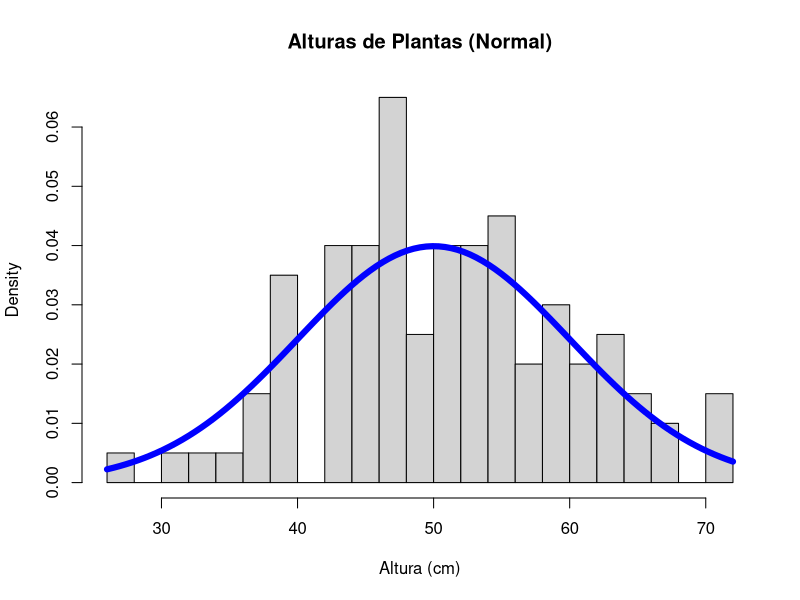
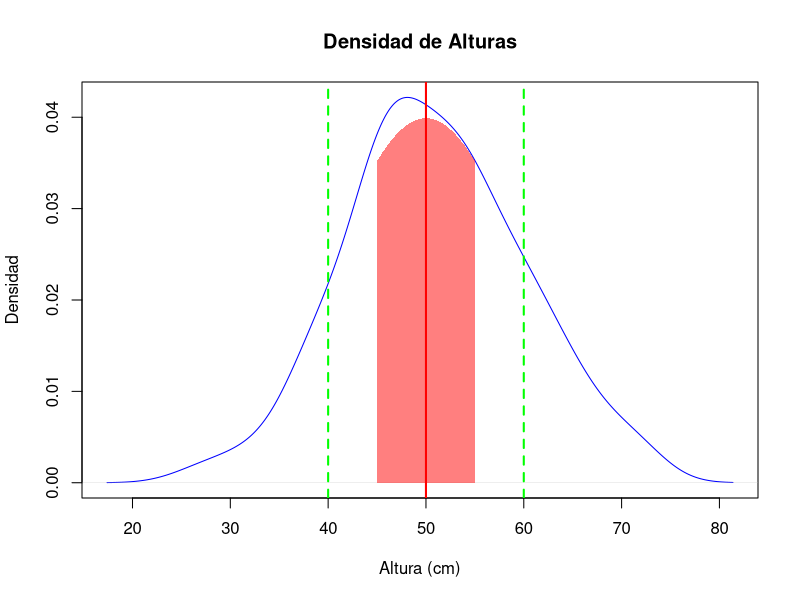
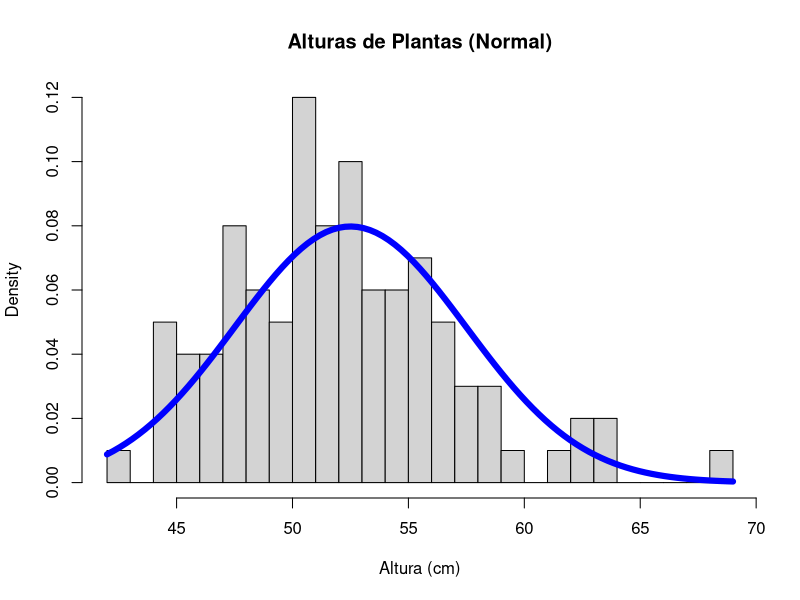
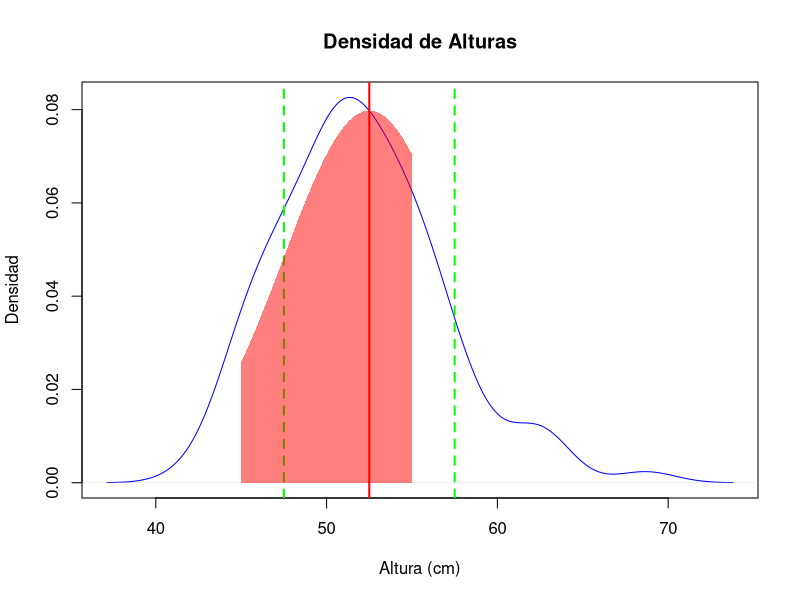
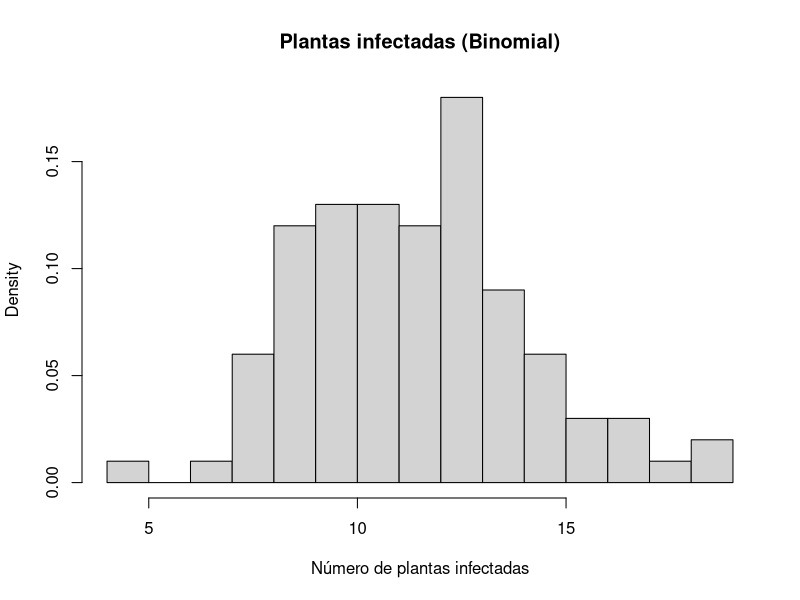
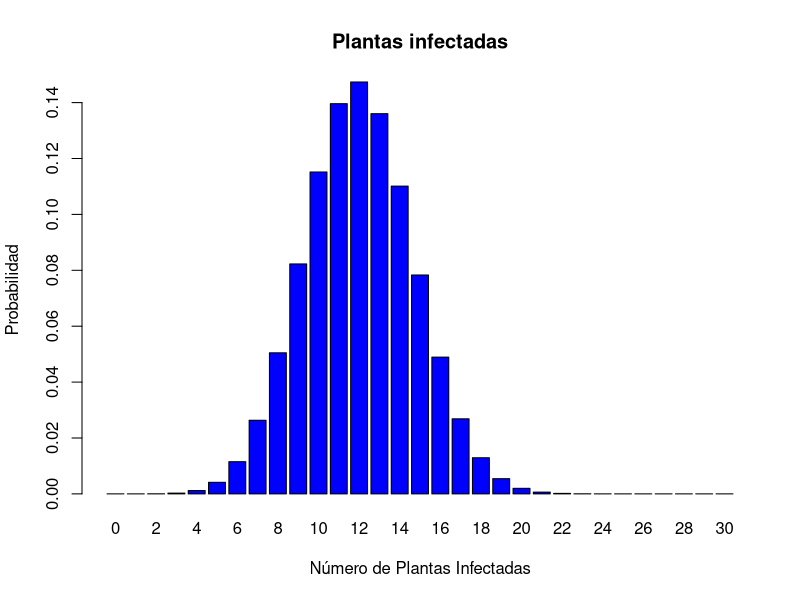
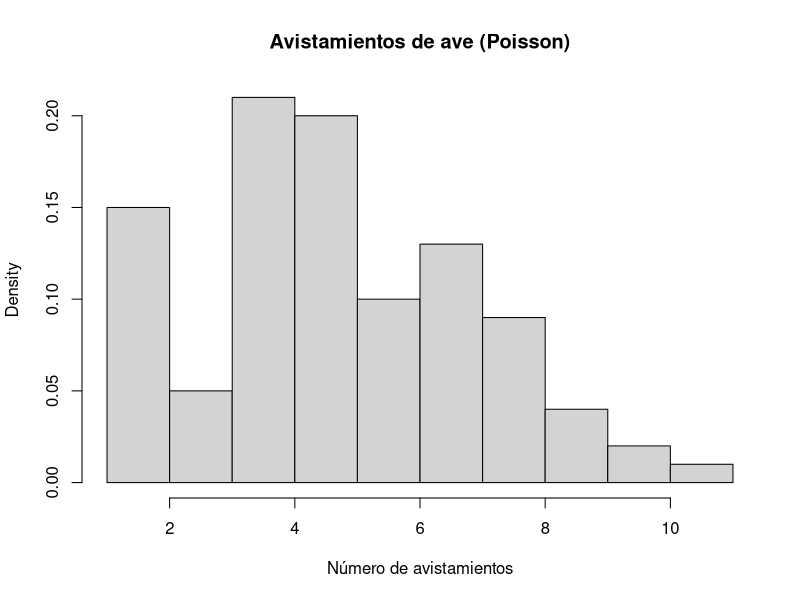
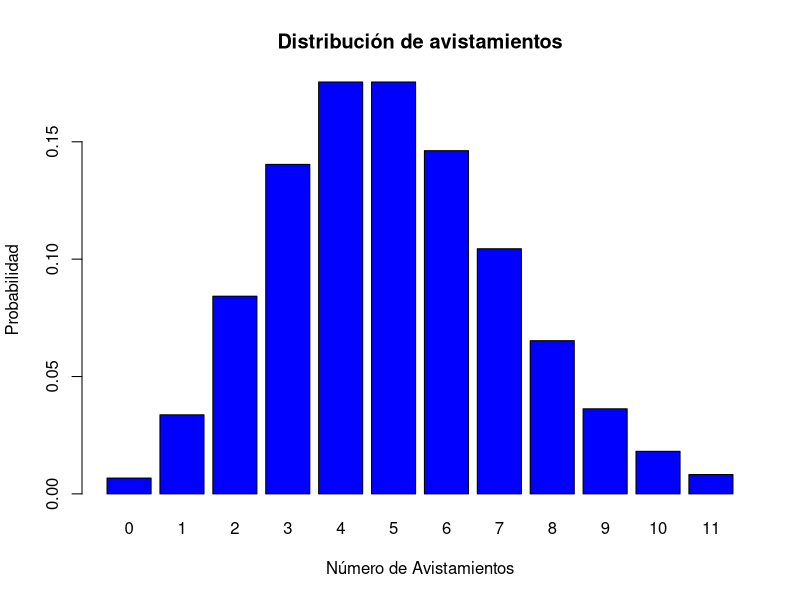

Write the R code that produced these figures, in order.
# UNIVERSIDAD DE NARIÑO
# FACULTAD DE CIENCIAS EXACTAS Y NATURALES
# PROGRAMA DE BIOLOGÍA
# Asignatura: Análisis de datos II
# Profesor: Jhon Jairo Calderón – Diego E. Martinez Revelo
#
# Distribuciones de probabilidad
  #
  # Configuración inicial
  set.seed(123)
  #
# 1. Distribución Normal
  #
  # Descripción
  # Simulamos alturas de plantas para estudiar la variabilidad en una población 
  # de cultivo.
  # La distribución normal se define por dos parámetros:
  # - mu (μ): Media, que representa el valor promedio alrededor del cual se 
  # distribuyen los datos.
  # - sigma (σ): Desviación estándar, que indica la cantidad de variabilidad o 
  # dispersión de los datos alrededor de la media.
  #
  # Pregunta
  # ¿Cuál es la probabilidad de que una planta tenga una altura entre 45 y 55 cm?
  #
  # Simulación del experimento
  mu <- 50       # Media de altura (cm)
  sigma <- 10    # Desviación estándar (cm)
  heights <- rnorm(100, mean = mu, sd = sigma) # se midió 100 veces
  #
  # Cálculo de probabilidad
  prob_height <- pnorm(55, mean = mu, sd = sigma) - pnorm(45, mean = mu, sd = sigma)
  #
  # Definir los límites
  a <- 45
  b <- 55
  #
  # Calcular las probabilidades acumuladas
  p_a <- pnorm(a, mean = mu, sd = sigma)  # P(X < 45)
  p_b <- pnorm(b, mean = mu, sd = sigma)  # P(X < 55)
  #
  # Calcular la probabilidad de que X esté entre a y b
  probabilidad_nor <- p_b - p_a
  probabilidad_nor
  #
  # Gráfico para Distribución Normal
  hist(heights, breaks = 30, main = "Alturas de Plantas (Normal)", 
       xlab = "Altura (cm)", freq = FALSE, col = "lightgrey")
  curve(dnorm(x, mean = mu, sd = sigma), add = TRUE, col = "blue", lwd = 6)
  plot(density(heights), main = "Densidad de Alturas", 
       xlab = "Altura (cm)", ylab = "Densidad", col = "blue")
  abline(v = mu, col = "red", lwd = 2)
  abline(v = mu - sigma, col = "green", lwd = 2, lty = 2)
  abline(v = mu + sigma, col = "green", lwd = 2, lty = 2)
  x <- seq(a, b, length = 100)
  y <- dnorm(x, mean = mu, sd = sigma)
  polygon(c(a, x, b), c(0, y, 0), col = rgb(1, 0, 0, 0.5), border = NA)
  # Espacio para la respuesta
  # Respuesta: Número 1:
  #
  # Nuevos parametros
  mu_new <- 52.5      # Media de altura (cm) ajustada
  sigma_new <- 5      # Desviación estándar (cm) ajustada
  heights_new <- rnorm(100, mean = mu_new, sd = sigma_new)
  prob_height_new <- pnorm(55, mean = mu_new, sd = sigma_new) - pnorm(45, mean = mu_new, sd = sigma_new)
  hist(heights_new, breaks = 30, main = "Alturas de Plantas (Normal)", xlab = "Altura (cm)", freq = FALSE, col = "lightgrey")
  curve(dnorm(x, mean = mu_new, sd = sigma_new), add = TRUE, col = "blue", lwd = 6)
  plot(density(heights_new), main = "Densidad de Alturas", xlab = "Altura (cm)", ylab = "Densidad", col = "blue")
  abline(v = mu_new, col = "red", lwd = 2)
  abline(v = mu_new - sigma_new, col = "green", lwd = 2, lty = 2)
  abline(v = mu_new + sigma_new, col = "green", lwd = 2, lty = 2)
  a <- 45
  b <- 55
  x <- seq(a, b, length = 100)
  y <- dnorm(x, mean = mu_new, sd = sigma_new)
  polygon(c(a, x, b), c(0, y, 0), col = rgb(1, 0, 0, 0.5), border = NA)
  #
# 2. Distribución Binomial
  #
  # Descripción
  # Simulamos el número de plantas infectadas por una plaga en un cultivo para 
  # evaluar la propagación de la enfermedad.
  # La distribución binomial se define por dos parámetros:
  # - n: Número total de experimentos o pruebas (en este caso, el número total
  # de plantas examinadas).
  # - p: Probabilidad de éxito en cada prueba (en este caso, la probabilidad de
  # que una planta esté infectada).
  #
  # Pregunta
  # ¿Cuál es la probabilidad de que exactamente 12 plantas estén infectadas en 
  # una muestra de 30?
  #
  # Simulación del experimento
  n <- 30   # Número total de plantas examinadas
  p <- 0.4  # Probabilidad de que una planta esté infectada
  infectadas <- rbinom(100, size = n, prob = p)
  #
  # Cálculo de probabilidad
  prob_infectadas <- dbinom(12, size = n, prob = p)
  #
  n <- 30
  k <- 12
  p <- 0.4
  #
  # Coeficiente binomial
  coef_binom <- choose(n, k)
  #
  # Probabilidad
  probabilidad_bin <- coef_binom * (p^k) * ((1 - p)^(n - k))
  probabilidad_bin
  #
  # Gráfico para Distribución Binomial
  hist(infectadas, breaks = 15, main = "Plantas infectadas (Binomial)", xlab = "Número de plantas infectadas", freq = FALSE, col = "lightgrey")
  barplot(dbinom(0:n, size = n, prob = p), names.arg = 0:n, main = "Plantas infectadas", xlab = "Número de Plantas Infectadas", ylab = "Probabilidad", col = "blue")
  #
  # Espacio para la respuesta
  # Respuesta: Número 2:
  #
# 3. Distribución de Poisson
  #
  # Descripción
  # Simulamos el número de avistamientos de una especie rara de insecto en un 
  # cultivo durante un mes para evaluar su impacto.
  # La distribución de Poisson se define por un parámetro:
  # - lambda (λ): Tasa promedio de ocurrencia del evento en un intervalo fijo 
  # (en este caso, el número promedio de avistamientos por mes).
  #
  # Pregunta
  # ¿Cuál es la probabilidad de observar exactamente 7 avistamientos en un mes?
  #
  # Simulación del experimento
  lambda <- 5  # Tasa promedio de avistamientos por mes
  avistamientos <- rpois(100, lambda = lambda)
  #
  # Cálculo de probabilidad
  prob_avistamientos <- dpois(7, lambda = lambda)
  #
  # Gráfico para Distribución de Poisson
  hist(avistamientos, breaks = 10, main = "Avistamientos de ave (Poisson)", xlab = "Número de avistamientos", freq = FALSE, col = "lightgrey")
  barplot(dpois(0:max(avistamientos), lambda = lambda), names.arg = 0:max(avistamientos), main = "Distribución de avistamientos", xlab = "Número de Avistamientos", ylab = "Probabilidad", col = "blue")
  #
  # Espacio para la respuesta
  # Respuesta: Número 3:
  #
# 4. Distribución Binomial Negativa
  #
  # Descripción
  # Simulamos el número de muestras necesarias hasta encontrar 3 plantas con una mutación específica.
  # La distribución binomial negativa se define por dos parámetros:
  # - r: Número de éxitos deseados (en este caso, el número de plantas con la mutación).
  # - p: Probabilidad de éxito en cada prueba (en este caso, la probabilidad de que una planta tenga la mutación).
  #
  # Pregunta
  # ¿Cuál es la probabilidad de necesitar exactamente 10 muestras para encontrar 3 plantas con la mutación?
  #
  # Simulación del experimento
  r <- 3    # Número de éxitos deseados
  p <- 0.1  # Probabilidad de tener la mutación
  muestras <- rnbinom(100, size = r, prob = p)
  #
  # Cálculo de probabilidad
  prob_muestras <- dnbinom(10, size = r, prob = p)
  #
  # Gráfico para Distribución Binomial Negativa
  hist(muestras, breaks = 20, main = "Muestras hasta Encontrar 3 Mutaciones (Binomial Negativa)", xlab = "Número de Muestras", freq = FALSE, col = "lightgrey")
  barplot(dnbinom(0:max(muestras), size = r, prob = p), names.arg = 0:max(muestras), main = "Distribución de muestras", xlab = "Número de muestras", ylab = "Probabilidad", col = "blue")
  #
  # Espacio para la respuesta
  # Respuesta: Número 4:
#  
# Ejercicios de Simulación y Visualización
  #
  # Objetivo: Simular datos utilizando las distribuciones normal, binomial y Poisson. Modificar los parámetros para observar cómo cambian las gráficas de distribución.
  #
  # Instrucciones:
  # Genera una muestra de 100 datos con una distribución normal.
  # Usa rnorm() para simular los datos.
  # Ajusta los parámetros de la media (μ) y la desviación estándar (σ).
  #
  # Parámetros
  mu <- 50       # Media (modifica este valor)
  sigma <- 10    # Desviación estándar (modifica este valor)
  #
  # Simulación
  datos_normales <- rnorm(100, mean = mu, sd = sigma)
  #
  # Gráfico
  hist(datos_normales, breaks = 20, probability = TRUE, col = "lightgrey", main = "Distribución Normal", xlab = "Valores")
  curve(dnorm(x, mean = mu, sd = sigma), add = TRUE, col = "blue", lwd = 2)
  # Modificaciones:
  # Cambia los valores de mu y sigma y observa cómo varía la forma de la curva.
  #
  # Distribución Binomial
  #
  # Simula 100 datos usando una distribución binomial.
  #Usa rbinom() para la simulación.
  #Ajusta el número de pruebas (n) y la probabilidad de éxito (p).
  n <- 30   # Número de pruebas (modifica este valor)
  p <- 0.4  # Probabilidad de éxito (modifica este valor)
  # Simulación
  datos_binomiales <- rbinom(100, size = n, prob = p)
  #
  # Gráfico
  hist(datos_binomiales, breaks = seq(-0.5, n + 0.5, by = 1), probability = TRUE, col = "lightgrey", main = "Distribución binomial", xlab = "Número de éxitos")
  x <- 0:n
  y <- dbinom(x, size = n, prob = p)
  lines(x, y, type = "h", lwd = 2, col = "blue")
  # Modificaciones:
  # Cambia los valores de n y p y observa cómo cambian las barras en el histograma.
  # 
  # Distribución de Poisson
  #
  # Genera una muestra de 100 datos con una distribución de Poisson.
  # Usa rpois() para simular los datos.
  # Ajusta la tasa promedio de eventos (λ).
  # Parámetro
  lambda <- 5  # Tasa promedio (modifica este valor)
  # Simulación
  datos_poisson <- rpois(100, lambda = lambda)
  # Gráfico
  hist(datos_poisson, breaks = seq(-0.5, max(datos_poisson) + 0.5, by = 1), probability = TRUE, col = "lightgrey", main = "Distribución de Poisson", xlab = "Número de eventos")
  x <- 0:max(datos_poisson)
  y <- dpois(x, lambda = lambda)
  lines(x, y, type = "h", lwd = 2, col = "blue")
  # Modificaciones:
  # Cambia el valor de lambda y observa cómo se ajustan las barras en el histograma.
  